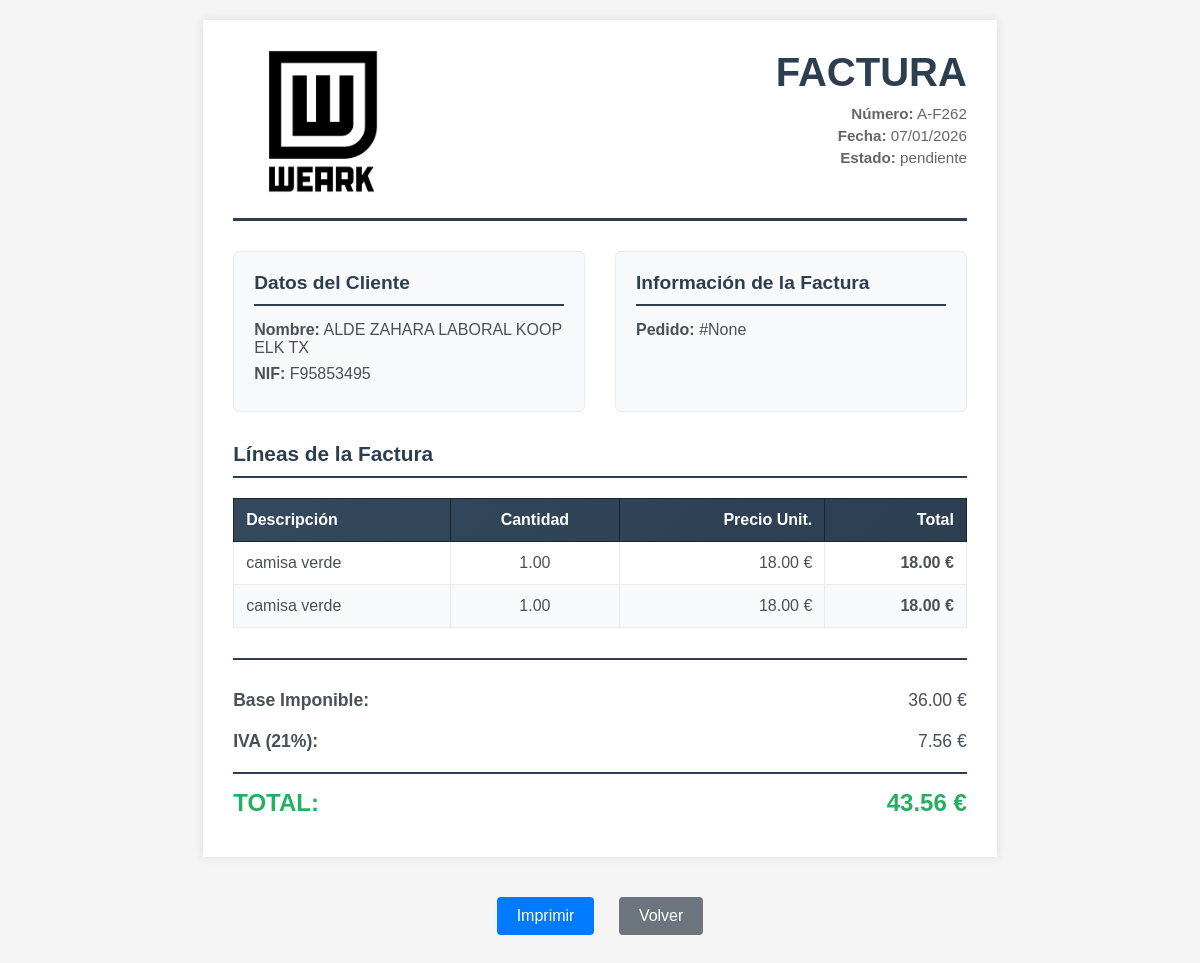
Screenshot of /facturacion/factura/4/imprimir (signed in) with the database file from the repository.
### models.py (models this page shows, shortened)
class Factura(db.Model):
    __tablename__ = 'facturas'
    id = db.Column(db.Integer, primary_key=True)
    pedido_id = db.Column(db.Integer, db.ForeignKey('pedidos.id'), nullable=True)
    pedido = db.relationship('Pedido', backref='facturas', lazy=True)
    presupuesto_id = db.Column(db.Integer, db.ForeignKey('presupuestos.id'), nullable=True)
    presupuesto = db.relationship('Presupuesto', backref='facturas', lazy=True)
    serie = db.Column(db.String(10), nullable=False, default='A')
    numero = db.Column(db.String(50), nullable=False)
    fecha_expedicion = db.Column(db.Date, nullable=False)
    tipo_factura = db.Column(db.String(10), nullable=False, default='F1')  # F1 = Factura completa
    descripcion = db.Column(db.Text)
    nif = db.Column(db.String(20))
    nombre = db.Column(db.String(200), nullable=False)
    importe_total = db.Column(db.Numeric(10, 2), nullable=False)
    descuento_pronto_pago = db.Column(db.Numeric(5, 2), nullable=False, default=0)  # Porcentaje de descuento por pronto pago (0-100)
    estado = db.Column(db.String(50), nullable=False, default='pendiente')  # pendiente, enviado, confirmado, error
    huella_verifactu = db.Column(db.Text)  # Respuesta de la API Verifactu
    fecha_creacion = db.Column(db.DateTime, default=datetime.utcnow)
    fecha_confirmacion = db.Column(db.DateTime)  # Fecha en que se recibió la huella
    lineas = db.relationship('LineaFactura', backref='factura', lazy=True, cascade='all, delete-orphan')

class LineaFactura(db.Model):
    __tablename__ = 'lineas_factura'
    id = db.Column(db.Integer, primary_key=True)
    factura_id = db.Column(db.Integer, db.ForeignKey('facturas.id'), nullable=False)
    linea_pedido_id = db.Column(db.Integer, db.ForeignKey('lineas_pedido.id'), nullable=True)
    descripcion = db.Column(db.String(500), nullable=False)
    cantidad = db.Column(db.Numeric(10, 2), nullable=False, default=1)
    precio_unitario = db.Column(db.Numeric(10, 2), nullable=False)
    descuento = db.Column(db.Numeric(5, 2), nullable=False, default=0)  # Porcentaje de descuento (0-100)
    precio_final = db.Column(db.Numeric(10, 2), nullable=True)  # Precio unitario con descuento aplicado
    importe = db.Column(db.Numeric(10, 2), nullable=False)  # cantidad * precio_unitario (o precio_final si existe)

### routes/facturacion.py (the view)
@facturacion_bp.route('/facturacion/factura/<int:factura_id>/imprimir')
@login_required
@not_usuario_required
def imprimir_factura(factura_id):
    datos = preparar_datos_imprimir_factura(factura_id)
    return render_template('imprimir_factura.html', **datos)

### app.py (called while the page is built)
@login_manager.user_loader
def load_user(user_id):
    from models import Usuario, Cliente
    if user_id.startswith('cliente_'):
        cliente_id = int(user_id.replace('cliente_', ''))
        cliente = Cliente.query.get(cliente_id)
        if cliente and cliente.tiene_acceso_web():
            return cliente
        return None
    else:
        return Usuario.query.get(int(user_id))

### utils/auth.py (called while the page is built)
def not_usuario_required(f):
    @wraps(f)
    def decorated_function(*args, **kwargs):
        if not current_user.is_authenticated:
            flash('Debes iniciar sesión para acceder a esta página', 'error')
            return redirect(url_for('auth.login'))
        if current_user.rol == 'usuario':
            flash('No tienes permisos para acceder a esta página', 'error')
            return redirect(url_for('index.index'))
        return f(*args, **kwargs)
    return decorated_function

### templates/imprimir_factura.html (shortened to what this page needs)
<!DOCTYPE html>
<html lang="es">
<head>
</head>
<body>
    <div class="factura-container">
        <div class="factura-header">
            <div class="logo-section">
                <img src="{{ url_for('static', filename='logo1.png', _external=True) }}" alt="Logo" style="max-width: 150px; height: auto;">
            </div>
            <div class="factura-info">
                <h1>FACTURA</h1>
                <p><strong>Número:</strong> {{ factura.serie }}-{{ factura.numero }}</p>
                <p><strong>Fecha:</strong> {{ factura.fecha_expedicion.strftime('%d/%m/%Y') if factura.fecha_expedicion else 'N/A' }}</p>
                <p><strong>Estado:</strong> {{ factura.estado }}</p>
            </div>
        </div>
        <div class="datos-section">
            <div class="datos-box">
                <h3>Datos del Cliente</h3>
                <p><strong>Nombre:</strong> {{ factura.nombre }}</p>
                {% if factura.nif %}
                <p><strong>NIF:</strong> {{ factura.nif }}</p>
                {% endif %}
            </div>
            <div class="datos-box">
                <h3>Información de la Factura</h3>
                <p><strong>Pedido:</strong> #{{ factura.pedido_id }}</p>
            </div>
        </div>
        <h3 style="color: #2c3e50; border-bottom: 2px solid #2c3e50; padding-bottom: 10px; margin-bottom: 20px; font-size: 1.3rem;">Líneas de la Factura</h3>
        {% if factura.lineas %}
        <table class="lineas-table">
            <thead>
                <tr>
                    <th>Descripción</th>
                    <th style="text-align: center;">Cantidad</th>
                    <th style="text-align: right;">Precio Unit.</th>
                    <th style="text-align: right;">Total</th>
                </tr>
            </thead>
            <tbody>
                {% for linea in factura.lineas %}
                <tr>
                    <td>{{ linea.descripcion }}</td>
                    <td style="text-align: center;">{{ linea.cantidad }}</td>
                    <td style="text-align: right;">{{ "%.2f"|format(linea.precio_unitario|float) }} €</td>
                    <td style="text-align: right; font-weight: bold;">{{ "%.2f"|format(linea.importe|float) }} €</td>
                </tr>
                {% endfor %}
            </tbody>
        </table>
        <div class="totales-section">
            <div class="total-row base">
                <span class="total-label">Base Imponible:</span>
                <span>{{ "%.2f"|format(base_imponible|float) }} €</span>
            </div>
            <div class="total-row iva">
                <span class="total-label">IVA ({{ tipo_iva }}%):</span>
                <span>{{ "%.2f"|format(iva_total|float) }} €</span>
            </div>
            <div class="total-row final">
                <span class="total-label">TOTAL:</span>
                <span>{{ "%.2f"|format(total_con_iva|float) }} €</span>
            </div>
        </div>
        {% else %}
        <p style="padding: 30px; background: #f8f9fa; border-radius: 6px; text-align: center; color: #999;">
            Esta factura no tiene líneas registradas.
        </p>
        {% endif %}
    </div>
    <div class="no-print">
        <button onclick="window.print()" class="btn btn-primary">Imprimir</button>
        <a href="{{ url_for('facturacion.facturacion') }}" class="btn btn-secondary">Volver</a>
    </div>
</body>
</html>

### templates/imprimir_factura.html (style rules this page uses)
* { margin: 0; padding: 0; box-sizing: border-box; }
body { font-family: 'Arial', sans-serif; background: #f5f5f5; padding: 20px; color: #333; }
.factura-container { max-width: 210mm; margin: 0 auto; background: white; padding: 30px; box-shadow: 0 0 10px rgba(0,0,0,0.1); }
.no-print { text-align: center; margin-top: 20px; padding: 20px; }
.no-print .btn { display: inline-block; padding: 10px 20px; margin: 0 10px; background: #007bff; color: white; text-decoration: none; border-radius: 4px; border: none; cursor: pointer; font-size: 16px; }
.no-print .btn-secondary { background: #6c757d; }
.factura-header { display: flex; justify-content: space-between; align-items: start; margin-bottom: 30px; padding-bottom: 20px; border-bottom: 3px solid #2c3e50; }
.logo-section { flex: 1; }
.logo-section img { max-width: 150px; height: auto; }
.factura-info { text-align: right; flex: 1; }
.factura-info h1 { font-size: 2.5em; color: #2c3e50; margin-bottom: 10px; font-weight: bold; }
.factura-info p { margin: 5px 0; color: #666; font-size: 0.95em; }
.datos-section { display: grid; grid-template-columns: 1fr 1fr; gap: 30px; margin-bottom: 30px; }
.datos-box { background: #f8f9fa; padding: 20px; border-radius: 6px; border: 1px solid #e9ecef; }
.datos-box h3 { color: #2c3e50; border-bottom: 2px solid #2c3e50; padding-bottom: 10px; margin-bottom: 15px; font-size: 1.2rem; }
.datos-box p { margin: 8px 0; color: #495057; }
.lineas-table { width: 100%; border-collapse: collapse; margin-top: 20px; margin-bottom: 20px; }
.lineas-table thead { background: linear-gradient(135deg, #34495e 0%, #2c3e50 100%); color: white; }
.lineas-table th { padding: 12px; text-align: left; font-weight: 600; border: 1px solid #1a252f; }
.lineas-table td { padding: 12px; border: 1px solid #e9ecef; color: #495057; }
.lineas-table tbody tr:nth-child(even) { background: #f8f9fa; }
.totales-section { margin-top: 30px; padding-top: 20px; border-top: 2px solid #2c3e50; }
.total-row { display: flex; justify-content: space-between; padding: 10px 0; font-size: 1.1em; }
.total-row.base { color: #495057; }
.total-row.iva { color: #495057; }
.total-row.final { font-size: 1.5em; font-weight: bold; color: #27ae60; border-top: 2px solid #2c3e50; padding-top: 15px; margin-top: 10px; }
.total-label { font-weight: 600; }

### rows the page displays
Factura: serie "A", numero "F262", fecha_expedicion "07/01/2026", estado "pendiente", nombre "ALDE ZAHARA LABORAL KOOP ELK TX", nif "F95853495", pedido_id "None"
LineaFactura: descripcion "camisa verde", cantidad "1.00", precio_unitario "18.00", importe "18.00"
LineaFactura: descripcion "camisa verde", cantidad "1.00", precio_unitario "18.00", importe "18.00"

### other values shown
{{ "%.2f"|format(base_imponible|float) }} "36.00"
{{ tipo_iva }} "21"
{{ "%.2f"|format(iva_total|float) }} "7.56"
{{ "%.2f"|format(total_con_iva|float) }} "43.56"
